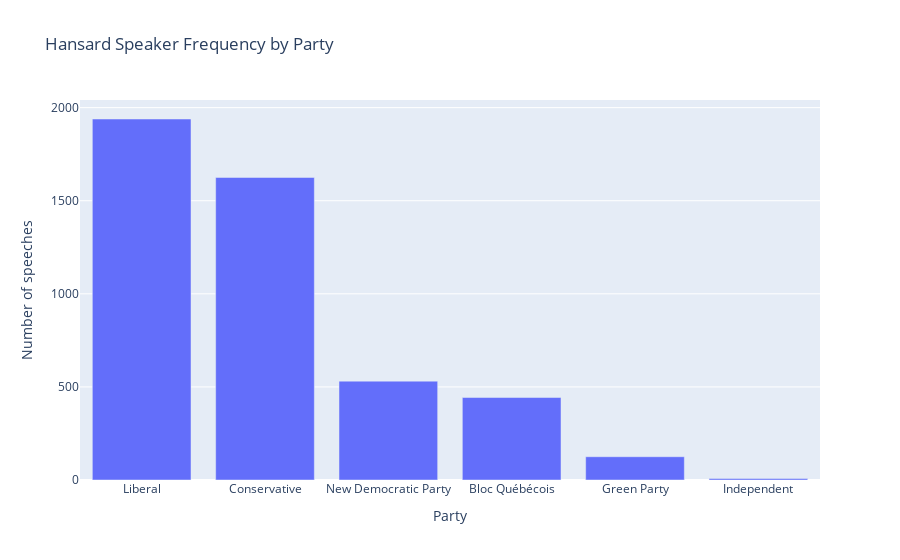

Source (notebook cell):
### Markdown cell above
As well, we can check how many times a Member from a political party spoke, as well as the total length of speeches from each party:

### Code cell
px.bar(hansard['speakerparty'].value_counts(),title='Hansard Speaker Frequency by Party', labels={'index': 'Party', 'value':'Number of speeches'}).update(layout_showlegend=False)

### Figure 1 — Plotly figure (JSON) as saved in the notebook; plotly's stock layout.template omitted (floating-point values rounded to 4 significant figures)
{"data": [{"alignmentgroup": "True", "hovertemplate": "variable=speakerparty<br>Party=%{x}<br>Number of speeches=%{y}<extra></extra>", "legendgroup": "speakerparty", "marker": {"color": "#636efa", "pattern": {"shape": ""}}, "name": "speakerparty", "offsetgroup": "speakerparty", "orientation": "v", "showlegend": true, "textposition": "auto", "type": "bar", "x": ["Liberal", "Conservative", "New Democratic Party", "Bloc Québécois", "Green Party", "Independent"], "xaxis": "x", "y": [1939, 1625, 531, 443, 125, 8], "yaxis": "y"}], "layout": {"barmode": "relative", "legend": {"title": {"text": "variable"}, "tracegroupgap": 0}, "showlegend": false, "title": {"text": "Hansard Speaker Frequency by Party"}, "xaxis": {"anchor": "y", "domain": [0, 1], "title": {"text": "Party"}}, "yaxis": {"anchor": "x", "domain": [0, 1], "title": {"text": "Number of speeches"}}}}
